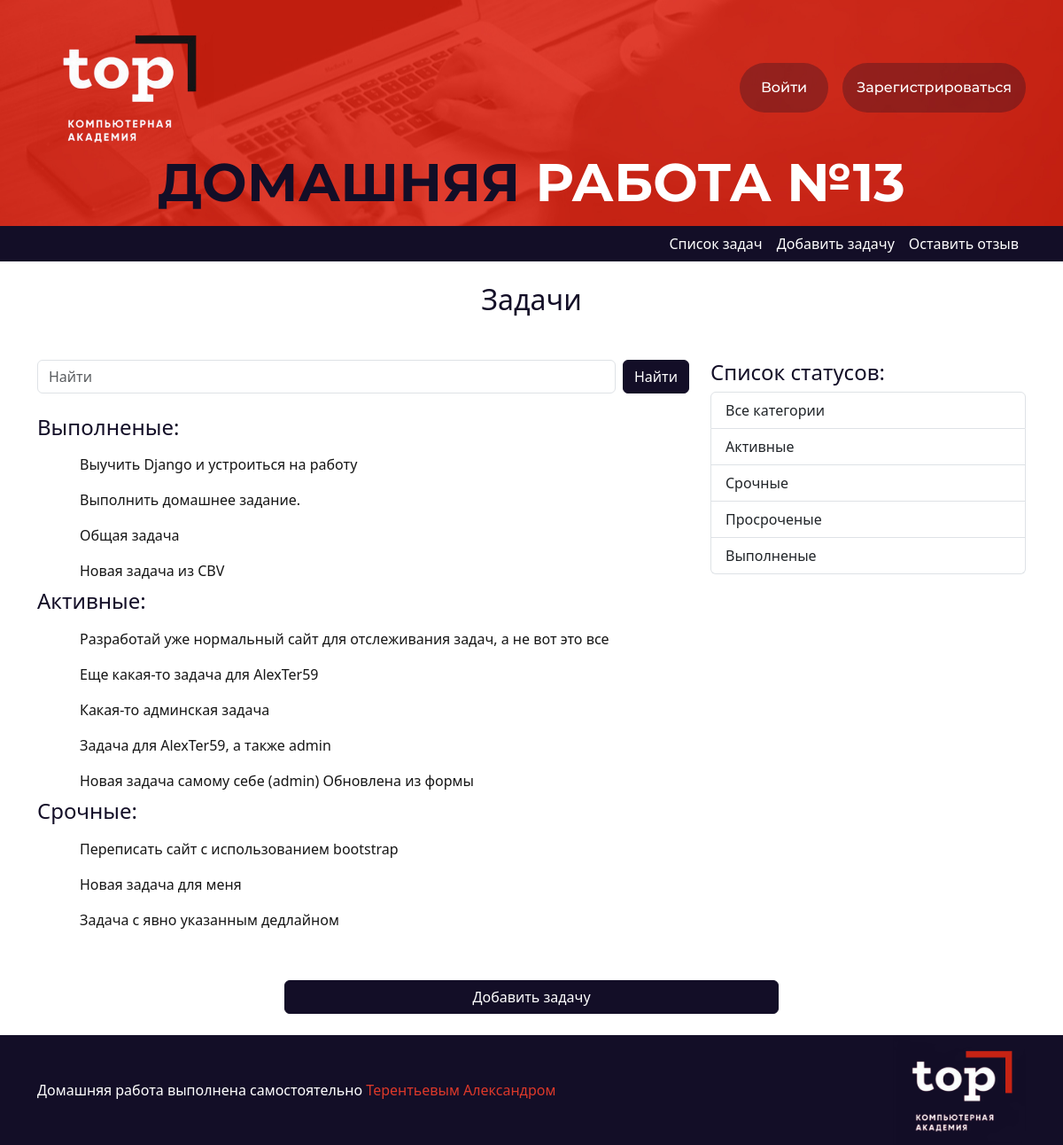
The page / on the database its author committed.
### core/models.py (models this page shows, shortened)
class Task(models.Model):
    STATUS_CHOICES = [
        (1, 'Активные'),
        (2, 'Срочные'),
        (3, 'Просроченые'),
        (4, 'Выполненые')
    ]
    status = models.PositiveSmallIntegerField("Статус",
                                              choices=STATUS_CHOICES)
    task = models.TextField(max_length=1024,
                            verbose_name='Задача')
    deadline = models.DateTimeField(default=timezone.now() + timedelta(weeks=1),
                                    verbose_name='Дедлайн')
    created_at = models.DateTimeField(auto_now_add=True,
                                      verbose_name='Дата создания')
    updated_at = models.DateTimeField(auto_now=True,
                                      verbose_name='Дата последнего изменения')
    profile_from = models.ForeignKey(Profile,
                                     related_name='tasks_from',
                                     on_delete=models.CASCADE
                                     )
    class Meta:
        verbose_name = 'Задача'
        verbose_name_plural = 'Задачи'

### core/views.py (the view, shortened to what this page needs)
# urls.py: path('', main, name='tasks'),
def main(request):
    all_tasks = Task.objects.all()
    all_status = Task.STATUS_CHOICES
    status_tasks_dict = {}
    active_status_id = request.GET.get('status')
    text_filter = request.GET.get('text')
    if active_status_id:
        active_status_id = int(active_status_id)
        all_tasks = Task.objects.filter(status=active_status_id)
    if request.user.is_authenticated:
        profile = request.user.profile
        all_tasks = all_tasks.filter(id__in=profile.executor_profile.values_list('task', flat=True))
    for task in all_tasks:
        status_tasks_dict.setdefault(task.get_status_display(), []).append(task)
    return render(request, 'task_list.html',
                  {
                      'status_task_dict': status_tasks_dict,
                      'active_status_id': active_status_id,
                      'all_statuses': all_status,
                      'text_filter': text_filter
                  })

### templates/task_list.html
{% extends 'base.html' %}
{% block content %}
<div class="container">
    <h2 class="text-center mb-4">Задачи</h2>
    <div class="row my-5">
        <div class="col-md-8">
            <div class="tasks_container">
                <form class="d-flex mb-4" role="search" action="{% url 'tasks' %}">
                    <input {% if text_filter %} value="{{ text_filter }}" {% endif %} name="text"
                           class="form-control me-2" type="search" placeholder="Найти" aria-label="Search">
                    <button class="btn btn-primary" type="submit">Найти</button>
                </form>
                {% if status_task_dict %}
                    {% for status, task_list in status_task_dict.items %}
                        <h4>{{status}}:</h4>
                        {% for task in task_list %}
                            <ul class="list-group list-group-flush">
                                <li class="list-group-item px-5">
                                    <a href="{% url 'task_detail' task.id %}">{{task.task}}</a>
                                </li>
                            </ul>
                        {% endfor %}
                    {% endfor %}
                {% else %}
                    <h4>На текущий момент задач нет!</h4>
                {% endif %}
            </div>
        </div>
        <div class="col-md-4">
            <div class="statuses_container">
                <h4>Список статусов:</h4>
                <div class="list-group">
                    <a href="{% url 'tasks' %}" class="list-group-item list-group-item-action">Все категории</a>
                    {% if all_statuses %}
                        {% for status_id, status_name in all_statuses %}
                            {% if status_id == active_status_id %}
                                <a href="?status={{ status_id }}" class="list-group-item list-group-item-action active" aria-current="true">
                                    {{ status_name }}
                                </a>
                            {% else %}
                                <a href="?status={{ status_id }}" class="list-group-item list-group-item-action">
                                    {{ status_name }}
                                </a>
                            {% endif %}
                        {% endfor %}
                    {% else %}
                        <h5>На текущий момент задач нет!</h5>
                    {% endif %}
                </div>
            </div>
        </div>
    </div>
    <div class="d-grid mt-3 col-6 mx-auto">
        <a href="{% url 'add_task' %}" class="btn btn-primary">Добавить задачу</a>
    </div>
</div>
{% endblock content %}

### templates/base.html (shortened to what this page needs)
{% load static %}
<!DOCTYPE html>
<html lang="ru">
<head>
    <link href="https://cdn.jsdelivr.net/npm/bootstrap@5.3.3/dist/css/bootstrap.min.css" rel="stylesheet"
>
    <link rel="stylesheet" href="{% static 'css/base.css' %}">
</head>
<body>
<header class="header_box p-3">
    <div class="container">
        <div class="d-flex justify-content-between flex-row align-items-center">
            <a href="{% url 'tasks' %}"><img src="{% static 'img/Logo_white.png' %}" alt="#" width="200px" class=></a>
            {% if request.user.is_authenticated %}
                <div class="dropdown">
                    <button class="header_btn header_btn_text p-3 d-flex flex-row align-items-center justify-content-center"
                            type="button" id="dropdownMenuButton1" data-bs-toggle="dropdown" aria-expanded="false">
                        {{ request.user.profile.name }} {{ request.user.profile.surname }}
                    </button>
                    <ul class="dropdown-menu">
                        <li><a class="dropdown-item" href="{% url 'logout' %}">Выход</a></li>
                    </ul>
                </div>
            {% else %}
            <div class="header_btn_container d-flex gap-3">
                <div class="header_btn d-flex flex-row align-items-center justify-content-center">
                    <a href="{% url 'login' %}"><p class="header_btn_text mb-0 p-3">Войти</p></a>
                </div>
                <div class="header_btn d-flex flex-row align-items-center justify-content-center">
                    <a href="{% url 'register' %}"><p class="header_btn_text mb-0 p-3">Зарегистрироваться</p></a>
                </div>
            </div>
            {% endif %}
        </div>
        <div class="d-flex justify-content-center flex-row align-items-center">
            <div class="title_container">
                <h1 class="header_title"><span>Домашняя</span> Работа №13</h1>
            </div>
        </div>
    </div>
</header>
<nav class="d-flex">
    <div class="container">
        <ul class="nav col-12 col-lg-auto me-lg-auto mb-2 justify-content-end mb-md-0">
            <li><a href="{% url 'tasks' %}" class="nav-link px-2">Список задач</a></li>
            <li><a href="{% url 'add_task' %}" class="nav-link px-2">Добавить задачу</a></li>
            <li><a href="{% url 'add_feedback' %}" class="nav-link px-2">Оставить отзыв</a></li>
        </ul>
    </div>
</nav>
<main class="d-flex align-items-center py-4">
    {% block content %}
    {% endblock content %}
</main>
<footer>
    <div class="container">
        <div class="d-flex flex-wrap justify-content-between align-items-center">
            <p class="footer_text mb-0">
                Домашняя работа выполнена самостоятельно <span>Терентьевым Александром</span>
            </p>
            <div class="logo_container">
                <img class="logo_red" src="{% static 'img/Logo_red.png' %}" alt="Logo" width="150px">
            </div>
        </div>
    </div>
</footer>
</body>
</html>

### static/css/base.css (style rules this page uses)
:root { --bg_transparent: #00000000; --content_width: 1000px; --light_text: white; --dark_text: #161616; --dark_blue: #130e27; --font_header_title: "Montserrat Bold"; --font_header_text: "Montserrat Medium"; --font_text: "PTSerif Regular"; --red: #dd392a; --bg_main_color: #efefef; }
* { margin: 0; padding: 0; box-sizing: border-box; color: var(--dark_text); }
h1, h2, h3, h4, h5 { color: var(--dark_blue); }
html, body { height: 100%; }
body { display: flex; flex-direction: column; }
main { flex: 1 0 auto; }
a { text-decoration: none; color: var(--red); }
.header_box { background-color: var(--red); background-image: url(/static/img/bg_header.jpg); background-repeat: no-repeat; background-position: center; background-size: cover; }
.header_btn { height: 100%; min-width: 100px; gap: 10px; border-radius: 50px; background-color: rgba(19, 14, 38, 0.3); transition: 0.2s; }
.header_btn_text { font-family: var(--font_header_text); font-size: 16px; color: var(--light_text); }
.header_title { font-family: var(--font_header_title); font-size: 60px; line-height: 50px; text-transform: uppercase; color: var(--light_text); }
.header_title span { color: var(--dark_blue); font-family: var(--font_header_title); }
nav, footer { background-color: var(--dark_blue); }
.nav-link { color: var(--light_text); }
.list-group-flush a { color: var(--dark_text); }
.btn-primary { background-color: var(--dark_blue); border-color: var(--dark_blue); }
.footer_text { color: var(--light_text); }
.footer_text span { color: var(--red); }

### rows shown on the page
Task: status "Выполненые", task "Выучить Django и устроиться на работу"
Task: task "Выполнить домашнее задание."
Task: task "Общая задача"
Task: task "Новая задача из CBV"
Task: status "Активные", task "Разработай уже нормальный сайт для отслеживания задач, а не вот это все"
Task: task "Еще какая-то задача для AlexTer59"
Task: task "Какая-то админская задача"
Task: task "Задача для AlexTer59, а также admin"
Task: task "Новая задача самому себе (admin) Обновлена из формы"
Task: status "Срочные", task "Переписать сайт с использованием bootstrap"
Task: task "Новая задача для меня"
Task: task "Задача с явно указанным дедлайном"

### other values the page prints
{{ status_name }} "Активные" "Срочные" "Просроченые" "Выполненые"
